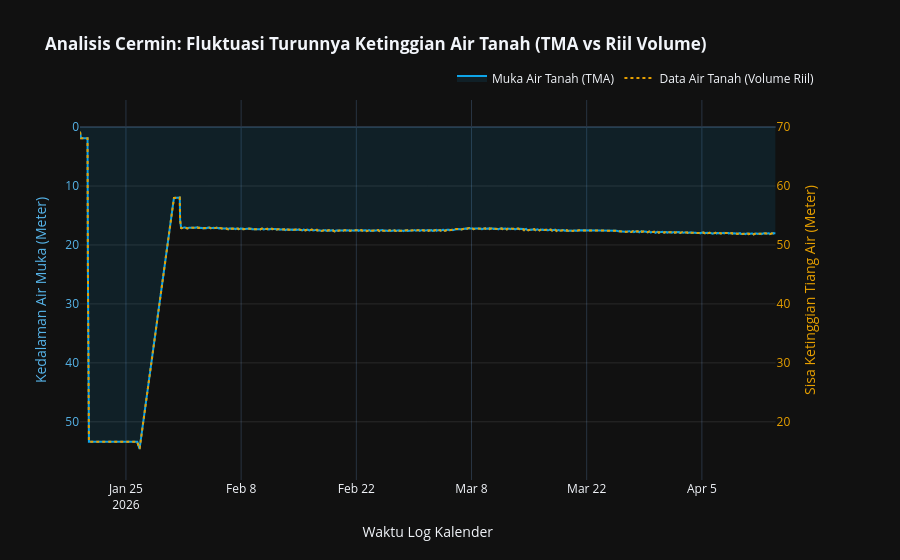

Here is the notebook cell this chart was saved with:
### Code cell
import pandas as pd
import plotly.graph_objects as go
from plotly.subplots import make_subplots

KEDALAMAN_SUMUR = 70 

# Load the data
file_path = "D:/RnD_JIAT/data/Pos_AWLR_JIAT_Pondok_Kahuru.csv"
df_eda = pd.read_csv(file_path)

# Pastikan Waktu ke datetime
kolom_waktu = "waktu"
kolom_mat_rerata = "Muka_Air_Tanah_mean"
df_eda[kolom_waktu] = pd.to_datetime(df_eda[kolom_waktu])

# Kalkulasi Data Air Tanah
#df_eda["Data Air Tanah"] = KEDALAMAN_SUMUR - df_eda[kolom_mat_rerata]

# Membuat Dual Plot (Sumbu Y kiri dan Y kanan)
fig_dual = make_subplots(specs=[[{"secondary_y": True}]])

# Trace 1: Muka Air Tanah (TMA) - Sumbu Y Kiri
fig_dual.add_trace(
    go.Scatter(
        x=df_eda[kolom_waktu],
        y=df_eda[kolom_mat_rerata],
        name="Muka Air Tanah (TMA)",
        mode="lines",
        line=dict(color="#0ea5e9", width=2),
        fill='tozeroy', 
        fillcolor='rgba(14, 165, 233, 0.1)'
    ),
    secondary_y=False
)

# Trace 2: Data Air Tanah (Sisa Tinggi Tiang Air) - Sumbu Y Kanan
fig_dual.add_trace(
    go.Scatter(
        x=df_eda[kolom_waktu],
        y=df_eda["Data_Air_Tanah"],
        name="Data Air Tanah (Volume Riil)",
        mode="lines",
        line=dict(color="#E69F00", width=2, dash="dot")
    ),
    secondary_y=True
)

# ==============================================================================
# MENGHITUNG DINAMIS RANGE BERDASARKAN MIN/MAX DATA (+ MARGIN 10%)
# ==============================================================================
min_tma = df_eda[kolom_mat_rerata].min()
max_tma = df_eda[kolom_mat_rerata].max()

# Beri jarak ruang napas (margin offset) 10% di atas dan bawah grafik
margin_tma = (max_tma - min_tma) * 0.10
if margin_tma == 0: 
    margin_tma = 1.0 # Antisipasi jika data sensor stagnan sempurna

# Batas Y-Axis Kiri (TMA) - Dibuat terbalik: Angka besar (dalam) di bawah
tma_batas_bawah = max_tma + margin_tma 
tma_batas_atas = min_tma - margin_tma  

# Batas Y-Axis Kanan (Data Air) - Normal: Angka kecil di bawah
data_batas_bawah = KEDALAMAN_SUMUR - tma_batas_bawah
data_batas_atas = KEDALAMAN_SUMUR - tma_batas_atas

# ==============================================================================
# KOSMETIKA DASHBOARD KHAS DATA SCIENCE
# ==============================================================================
fig_dual.update_layout(
    title='<b>Analisis Cermin: Fluktuasi Turunnya Ketinggian Air Tanah (TMA vs Riil Volume)</b>',
    xaxis_title='Waktu Log Kalender',
    template='plotly_dark',
    hovermode='x unified',
    legend=dict(orientation="h", yanchor="bottom", y=1.02, xanchor="right", x=1)
)
# Custom Sumbu Kiri (TMA) - Warna Sky Blue (Okabe-Ito)
fig_dual.update_yaxes(
    title_text="Kedalaman Air Muka (Meter)", 
    range=[tma_batas_bawah, tma_batas_atas], # Otomatis reversed karena batas_bawah nilainya lebih besar
    secondary_y=False,
    color="#56B4E9", # Diganti ke Sky Blue
    showgrid=False
)
# Custom Sumbu Kanan (Data Air Tanah Riil Volumetrik) - Warna Jelas Orange (Okabe-Ito)
fig_dual.update_yaxes(
    title_text="Sisa Ketinggian Tiang Air (Meter)", 
    range=[data_batas_bawah, data_batas_atas], 
    secondary_y=True,
    color="#E69F00", # Diganti ke Orange Kontras
    showgrid=True,
    gridcolor='rgba(255, 255, 255, 0.1)'
)
fig_dual.show()

### Figure 1 — Plotly figure (JSON) as saved in the notebook; plotly's stock layout.template omitted (floating-point values rounded to 4 significant figures; data arrays with more than 128 entries replaced by an {"elided": "..."} marker saying what was removed)
{"data": [{"fill": "tozeroy", "fillcolor": "rgba(14, 165, 233, 0.1)", "line": {"color": "#0ea5e9", "width": 2}, "mode": "lines", "name": "Muka Air Tanah (TMA)", "type": "scatter", "x": {"elided": "1800 str values"}, "xaxis": "x", "y": {"elided": "1800 float values"}, "yaxis": "y"}, {"line": {"color": "#E69F00", "dash": "dot", "width": 2}, "mode": "lines", "name": "Data Air Tanah (Volume Riil)", "type": "scatter", "x": {"elided": "1800 str values"}, "xaxis": "x", "y": {"elided": "1800 float values"}, "yaxis": "y2"}], "layout": {"hovermode": "x unified", "legend": {"orientation": "h", "x": 1, "xanchor": "right", "y": 1.02, "yanchor": "bottom"}, "title": {"text": "<b>Analisis Cermin: Fluktuasi Turunnya Ketinggian Air Tanah (TMA vs Riil Volume)</b>"}, "xaxis": {"anchor": "y", "domain": [0, 0.94], "title": {"text": "Waktu Log Kalender"}}, "yaxis": {"anchor": "x", "color": "#56B4E9", "domain": [0, 1], "range": [59.87, -4.592], "showgrid": false, "title": {"text": "Kedalaman Air Muka (Meter)"}}, "yaxis2": {"anchor": "x", "color": "#E69F00", "gridcolor": "rgba(255, 255, 255, 0.1)", "overlaying": "y", "range": [10.13, 74.59], "showgrid": true, "side": "right", "title": {"text": "Sisa Ketinggian Tiang Air (Meter)"}}}}
